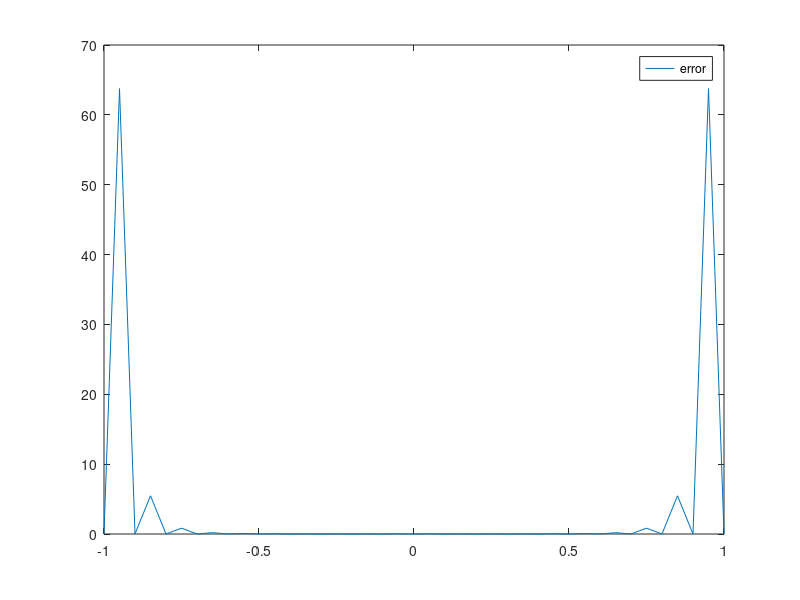

MATLAB code to generate this figure:
clear all; close all;
n = 20;
% degree = 
a = -1; b = 1;
% equally spaced nodes
x = linspace(a,b,n+1);
f = @(x) abs(x);
p = polyfit(x,f(x), n);
% calculate error
xx = linspace(a, b, 41);
error = abs(f(xx) - polyval(p, xx));

% plot a
% plot(xx, f(xx), xx, polyval(p, xx));
% legend('f(x)', 'p(x)');
% plot b
plot(xx, error);
legend('error');




% a
% plot(xx, f(xx), xx, polyval(p, xx));
% legend('f(x)', 'p(x)');
% hold on;

% scatter(xx, f(xx), 'blue', 'o');
% hold on;
% scatter(xx, polyval(p, xx), 'red', 'x');
% legend('f(x)', 'p(x)');

% b
% plot(xx, error);
% legend('error');

% scatter(xx, f(xx), 'blue', 'o');
% hold on;
% scatter(xx, polyval(p, xx), 'red', 'x');
% legend('f(x)', 'p(x)');
% scatter(xx, error, 'green', '.');
% legend('f(x)', 'p(x)', 'error');

%c






% error = abs(f(xx)- polyval(p,xx));
% h  = (b-a)/n;
% M = 15/16;
% ons = ones(length(xx), 1);
% error_bound =  M / (4*(n+1)) * h^(n+1)
% semilogy(xx, error, xx, error_bound*ons)
% legend('error', 'error bound')